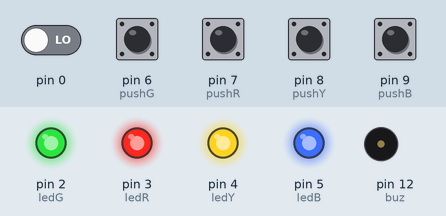
Recording of a sketch running on a simulated Arduino Uno, built with avr-gcc and run on an emulated ATmega328P. Parts: output pins drawn as LEDs (lit = HIGH), buzzer (waves = sounding). The inputs (shaded band) are chosen by the test bench; at power-on: pin 6 (pushG), pin 7 (pushR), pin 8 (pushY), pin 9 (pushB) HIGH, pin 0 LOW. Random numbers use the default seed unless the sketch sets one.

Above: at 1.2 s.
1.3 s: pin 6 (pushG) pulled LOW for 0.15 s
At 4.0 s:
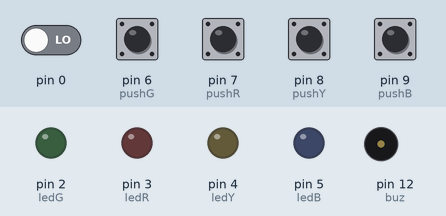
4.3 s: pin 7 (pushR) pulled LOW for 0.15 s
At 6.6 s:
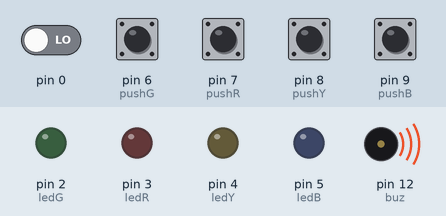
6.9 s: pin 6 (pushG) driven LOW and pin 7 (pushR) driven LOW
9.9 s: pin 6 (pushG) driven HIGH
12.1 s: pin 7 (pushR) driven HIGH
At 13.5 s:
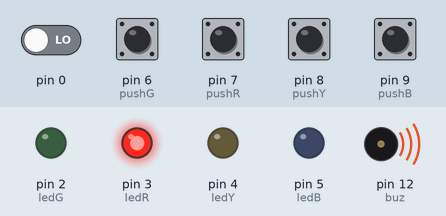
15.1 s: pin 8 (pushY) pulled LOW for 0.15 s
At 15.35 s:
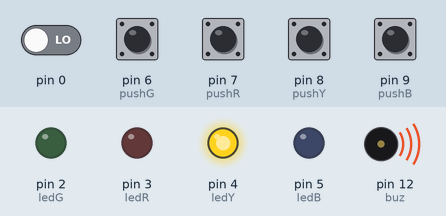
Timing chart, 0 to 20.7 s (numbered marks = the images above; inputs shaded):
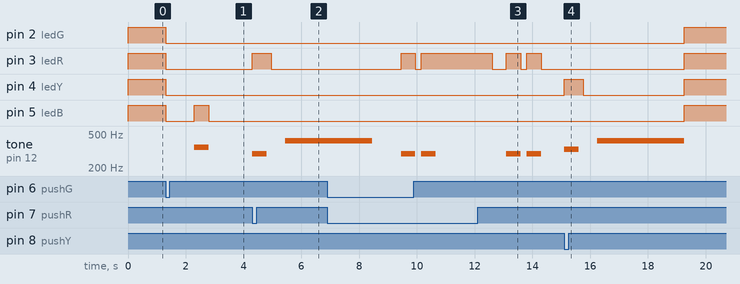

Measured:
- after the input at 1.3 s, pin 2 (ledG), pin 3 (ledR), pin 4 (ledY): HIGH → LOW at once; pin 5 (ledB): HIGH → LOW at once, → HIGH 1.0 s later, → LOW 0.50 s later; tone on pin 12 (buz): silent → 349 Hz after 1.0 s, → silent 0.50 s later
- after the input at 4.3 s, pin 3 (ledR): LOW → HIGH at once, → LOW 0.65 s later; tone on pin 12 (buz): silent → 294 Hz at once, → silent 0.50 s later, → 415 Hz 0.65 s later
- after the input at 12.1 s, pin 3 (ledR): goes LOW 0.50 s, HIGH 0.50 s, LOW 0.20 s, HIGH 0.50 s, then LOW, starting after 0.50 s; tone on pin 12 (buz): alternates 294 Hz for 0.50 s and silent for 0.20 s, starting after 1.0 s
- after the input at 15.1 s, pin 2 (ledG), pin 3 (ledR), pin 5 (ledB): LOW → HIGH after 4.2 s; pin 4 (ledY): LOW → HIGH at once, → LOW 0.65 s later, → HIGH 3.5 s later; tone on pin 12 (buz): silent → 330 Hz at once, → silent 0.50 s later, → 415 Hz 0.65 s later, → silent 3.0 s later

The sketch:

Genius_leds_corrigido.ino
```cpp
// Definição de variáveis
#define buz 12
#define ledG 2
#define ledR 3
#define ledY 4
#define ledB 5
#define pushG 6
#define pushR 7
#define pushY 8
#define pushB 9

void setup() {
  for (int pino = pushG; pino <= pushB; pino ++){
    pinMode(pino, INPUT_PULLUP);
  }
  for (int LED = ledG; LED <= ledB; LED ++){
    pinMode(LED, OUTPUT);
  }
  pinMode(buz, OUTPUT);
  randomSeed(digitalRead(0)); //Valores aleatórios quando o jogo é reiniciado
}

void loop() {
  int inicio = 1; // Botão de iniciar
  // Inicia o jogo quando o botão do led verde for pressionado
  while(inicio!=0){ // Como os botão estão ligados em portas pullup, quando eles são pressionados, o valor de retorno é 0
    inicio = digitalRead(pushG); // Lê o botão
    for (int LED = ledG; LED <= ledB; LED ++){
      digitalWrite(LED, HIGH);
    }
  }
  for (int LED = ledG; LED <= ledB; LED ++){
    digitalWrite(LED, LOW);
  }
  delay(1000); // Pausa de 1 segundo

  int acertou = 1; // Variável que determina se o jogador acertou ou não
  int luzes[200]; // Variável que guarda a sequência de cores
  int quant = 0; // Quantidade de cores na sequência
  int pont = 0; // Pontuação do jogador

  while(acertou == 1){ // Enquanto o jogador continuar acertando...
    luzes[quant] = random(1, 5); // Escolhe aleatoriamente qual luz será a próxima a acender
    quant = quant + 1; // Adiciona 1 a quantidade de cores na sequência
    for(int i = 0; i < quant; i++){ // Loop para acender a sequência de luzes uma a uma
      if(luzes[i] == 1){ // Verifica se é esta a luz que deve acender
        digitalWrite(ledG, HIGH); // Se sim, liga o led correspondente
        tone(buz, 262, 500); // Toca o buzzer na frequência pré-determinada para essa cor
        delay(500);
        digitalWrite(ledG, LOW); // Depois de um tempo, apaga a luz
        delay(200);
      } // A mesma lógica é implementada para as demais luzes

      if(luzes[i] == 2){
        digitalWrite(ledR, HIGH);
        tone(buz, 294, 500);
        delay(500);
        digitalWrite(ledR, LOW);
        delay(200);
      }
      if(luzes[i] == 3){
        digitalWrite(ledY, HIGH);
        tone(buz, 330, 500);
        delay(500);
        digitalWrite(ledY, LOW);
        delay(200);
      }
      if(luzes[i] == 4){
        digitalWrite(ledB, HIGH);
        tone(buz, 349, 500);
        delay(500);
        digitalWrite(ledB, LOW);
        delay(200);
      }
    }

    int aux = 0; // Variável do led que aciona dentro do vetor
    int terminou = 0; // Variável que verifica se o jogador terminou

    while(terminou == 0 && acertou == 1){ // Enquanto ainda faltarem luzes para serem pressionadas e o jogador ainda não tiver perdido...
      int pg = digitalRead(pushG); // Lê o botões de cada luz
      int pr = digitalRead(pushR);
      int py = digitalRead(pushY);
      int pb = digitalRead(pushB);
      if(pg == 0){ // Se o botão dessa luz for pressionado...
        digitalWrite(ledG, HIGH); // O led acende
        tone(buz, 262, 500); // O buzzer toca
        if(luzes[aux] == 1){ // Verifica se o jogador acertou a luz correta
          aux++; // Se sim, a próxima luz é apontada
        }
        else{
          acertou = 0; // Se não, o jogador errou
        }
        while(pg == 0){pg = digitalRead(pushG);} // Enquanto o jogador estiver pressionando o botão da luz, o programa estaciona nesse ponto
        delay(500);
        digitalWrite(ledG, LOW); // A luz se apaga
        delay(500);
      } // A mesma lógica é implementada para todas as luzes

      if(pr == 0){
        digitalWrite(ledR, HIGH);
        tone(buz, 294, 500);
        if(luzes[aux] == 2){
          aux++;
        }
        else{
          acertou = 0;
        }
        while(pr == 0){pr = digitalRead(pushR);}
        delay(500);
        digitalWrite(ledR, LOW);
        delay(500);
      }
      if(py == 0){
        digitalWrite(ledY, HIGH);
        tone(buz, 330, 500);
        if(luzes[aux] == 3){
          aux++;
        }
        else{
          acertou = 0;
        }
        while(py == 0){py = digitalRead(pushY);}
        delay(500);
        digitalWrite(ledY, LOW);
        delay(500);
      }
      if(pb == 0){
        digitalWrite(ledB, HIGH);
        tone(buz, 349, 500);
        if(luzes[aux] == 4){
          aux++;
        }
        else{
          acertou = 0;
        }
        while(pb == 0){pb = digitalRead(pushB);}
        delay(500);
        digitalWrite(ledB, LOW);
        delay(500);
      }
      if(aux >= quant){ // Se o jogador já terminou a sequência...
        terminou = 1;
        pont++; // Sua pontuação sobe
      }
    }
  }
  // Se o jogador errou...
  tone(buz, 415, 3000); // O buzzer toca numa frequência diferente das luzes
  delay(3000);
}
```
